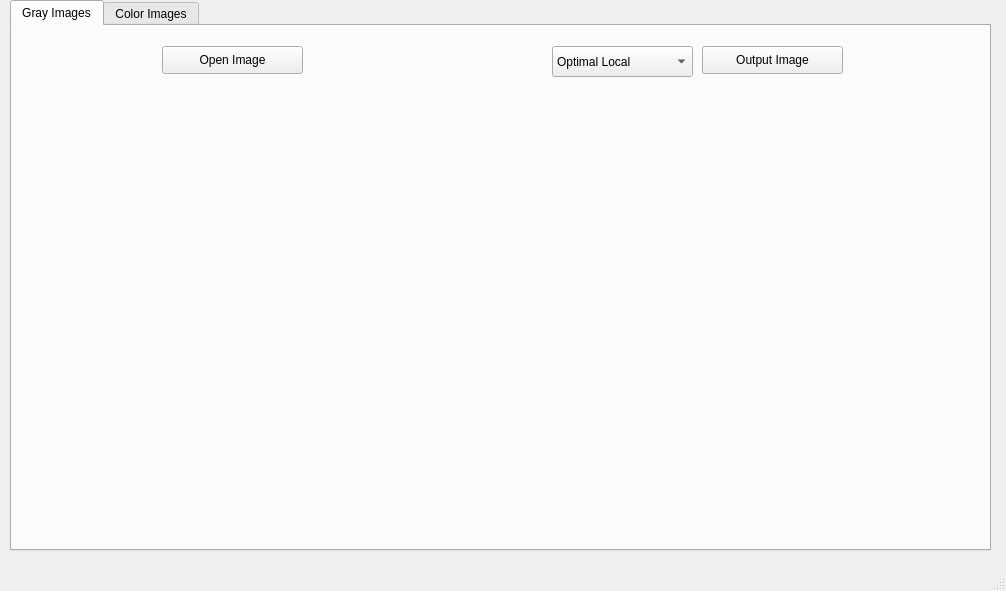
<?xml version="1.0" encoding="UTF-8"?>
<ui version="4.0">
 <class>MainWindow</class>
 <widget class="QMainWindow" name="MainWindow">
  <property name="geometry">
   <rect>
    <x>0</x>
    <y>0</y>
    <width>1006</width>
    <height>591</height>
   </rect>
  </property>
  <property name="windowTitle">
   <string>MainWindow</string>
  </property>
  <widget class="QWidget" name="centralwidget">
   <widget class="QTabWidget" name="tabWidget">
    <property name="geometry">
     <rect>
      <x>10</x>
      <y>0</y>
      <width>981</width>
      <height>551</height>
     </rect>
    </property>
    <property name="layoutDirection">
     <enum>Qt::LeftToRight</enum>
    </property>
    <property name="currentIndex">
     <number>0</number>
    </property>
    <widget class="QWidget" name="GrayImages">
     <attribute name="title">
      <string>Gray Images</string>
     </attribute>
     <widget class="QPushButton" name="OpenImage">
      <property name="geometry">
       <rect>
        <x>150</x>
        <y>20</y>
        <width>141</width>
        <height>28</height>
       </rect>
      </property>
      <property name="text">
       <string>Open Image</string>
      </property>
     </widget>
     <widget class="QComboBox" name="comboBox">
      <property name="geometry">
       <rect>
        <x>540</x>
        <y>20</y>
        <width>141</width>
        <height>31</height>
       </rect>
      </property>
      <item>
       <property name="text">
        <string>Optimal Local</string>
       </property>
      </item>
      <item>
       <property name="text">
        <string>Optimal Global</string>
       </property>
      </item>
      <item>
       <property name="text">
        <string>Otsu Local</string>
       </property>
      </item>
      <item>
       <property name="text">
        <string>Otsu Global</string>
       </property>
      </item>
      <item>
       <property name="text">
        <string>Spectral Local</string>
       </property>
      </item>
      <item>
       <property name="text">
        <string>Spaectral Global</string>
       </property>
      </item>
     </widget>
     <widget class="QPushButton" name="OutputImage">
      <property name="geometry">
       <rect>
        <x>690</x>
        <y>20</y>
        <width>141</width>
        <height>28</height>
       </rect>
      </property>
      <property name="text">
       <string>Output Image</string>
      </property>
     </widget>
     <widget class="ImageView" name="input" native="true">
      <property name="geometry">
       <rect>
        <x>20</x>
        <y>60</y>
        <width>451</width>
        <height>451</height>
       </rect>
      </property>
     </widget>
     <widget class="ImageView" name="output" native="true">
      <property name="geometry">
       <rect>
        <x>500</x>
        <y>60</y>
        <width>451</width>
        <height>451</height>
       </rect>
      </property>
     </widget>
    </widget>
    <widget class="QWidget" name="ColorImages">
     <attribute name="title">
      <string>Color Images</string>
     </attribute>
     <widget class="QPushButton" name="OpenImage_2">
      <property name="geometry">
       <rect>
        <x>150</x>
        <y>20</y>
        <width>141</width>
        <height>28</height>
       </rect>
      </property>
      <property name="text">
       <string>Open Image</string>
      </property>
     </widget>
     <widget class="QComboBox" name="comboBox_2">
      <property name="geometry">
       <rect>
        <x>540</x>
        <y>20</y>
        <width>141</width>
        <height>31</height>
       </rect>
      </property>
      <item>
       <property name="text">
        <string>Kmeans </string>
       </property>
      </item>
      <item>
       <property name="text">
        <string>Region_Growing</string>
       </property>
      </item>
      <item>
       <property name="text">
        <string>Agglo</string>
       </property>
      </item>
      <item>
       <property name="text">
        <string>Mean Shift</string>
       </property>
      </item>
     </widget>
     <widget class="QPushButton" name="OutputImage_2">
      <property name="geometry">
       <rect>
        <x>690</x>
        <y>20</y>
        <width>141</width>
        <height>28</height>
       </rect>
      </property>
      <property name="text">
       <string>Output Image</string>
      </property>
     </widget>
     <widget class="QLabel" name="Output_2">
      <property name="geometry">
       <rect>
        <x>480</x>
        <y>60</y>
        <width>471</width>
        <height>451</height>
       </rect>
      </property>
      <property name="frameShape">
       <enum>QFrame::StyledPanel</enum>
      </property>
      <property name="text">
       <string>Output</string>
      </property>
      <property name="textFormat">
       <enum>Qt::AutoText</enum>
      </property>
      <property name="alignment">
       <set>Qt::AlignCenter</set>
      </property>
     </widget>
     <widget class="QLabel" name="Input_2">
      <property name="geometry">
       <rect>
        <x>10</x>
        <y>60</y>
        <width>451</width>
        <height>451</height>
       </rect>
      </property>
      <property name="frameShape">
       <enum>QFrame::StyledPanel</enum>
      </property>
      <property name="text">
       <string>Input</string>
      </property>
      <property name="textFormat">
       <enum>Qt::AutoText</enum>
      </property>
      <property name="alignment">
       <set>Qt::AlignCenter</set>
      </property>
     </widget>
    </widget>
   </widget>
  </widget>
  <widget class="QMenuBar" name="menubar">
   <property name="geometry">
    <rect>
     <x>0</x>
     <y>0</y>
     <width>1006</width>
     <height>21</height>
    </rect>
   </property>
  </widget>
  <widget class="QStatusBar" name="statusbar"/>
 </widget>
 <customwidgets>
  <customwidget>
   <class>ImageView</class>
   <extends>QWidget</extends>
   <header location="global">pyqtgraph.h</header>
   <container>1</container>
  </customwidget>
 </customwidgets>
 <resources/>
 <connections/>
</ui>
